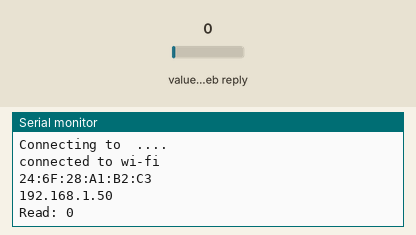
Bench run of a sketch on a simulated ESP8266 (NodeMCU). Shown: the last lines printed to the serial monitor. The test bench sets the inputs (shaded band); at power-on: value in the web reply 0. WiFi joins after 1.5 s; servers stay silent unless stated; web services answer with replies made up by the test bench.

Above: at 18.0 s.
18.1 s: value in the web reply set to 2
At 20.51 s:
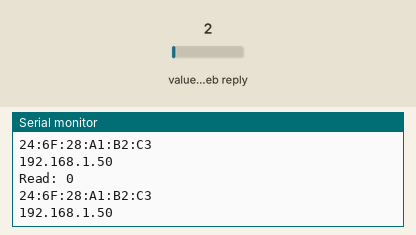
33.5 s: value in the web reply set to 25
At 37.1 s:
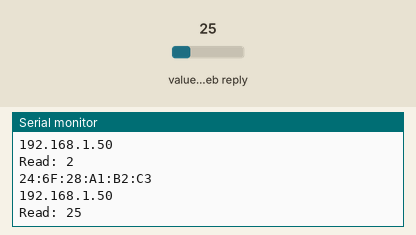
Timing chart, 0 to 38.6 s (numbered marks = the images above; inputs shaded):
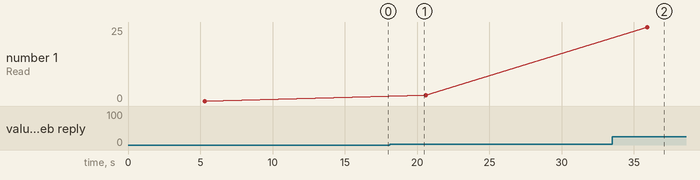

Measured:
- after the input at 33.5 s, the serial monitor: prints a new line after 2.4 s (image 2)
- plotted number 1: 2 → 25 after the input at 33.5 s

The sketch:

ThingSpeakRead.ino
```cpp
#include <ESP8266WiFi.h>
#include <WiFiClient.h>
#include <ThingSpeak.h>
char ssid[] = "";  // your network SSID (name)
char pass[] = ""; // your network password
WiFiClient client;
// Channel details
unsigned long myChannelNumber = 1196429; //your public channel number
const char * myReadAPIKey = "Y2KI7J9511718T6R"; //read API
unsigned int FieldToMonitor = 1; //the field you want to monitor
long count;
void setup()
{
  Serial.begin(115200);
  WiFi.mode(WIFI_STA);

ThingSpeak.begin(client);
}
void loop()
{
   if (WiFi.status() != WL_CONNECTED)
  {
    Serial.print("Connecting to ");
    Serial.print(ssid);
    Serial.println(" ....");
    while (WiFi.status() != WL_CONNECTED)
    {
      WiFi.begin(ssid,pass);
      delay(5000);
    }
    Serial.println("connected to wi-fi");
  }
 Serial.println(WiFi.macAddress());
 Serial.println(WiFi.localIP());
  //read from channel
  count = ThingSpeak.readLongField(myChannelNumber, FieldToMonitor, myReadAPIKey);
  // Check the status of the read operation to see if it was successful
  int statusCode = 0;
  statusCode = ThingSpeak.getLastReadStatus();
  if (statusCode == 200)
  {
    Serial.println("Read: " + String(count));
  }
  else
  {
    Serial.println(F("Problem reading channel"));
  }
  delay(15000); // No need to read the counter too often.
}
```
